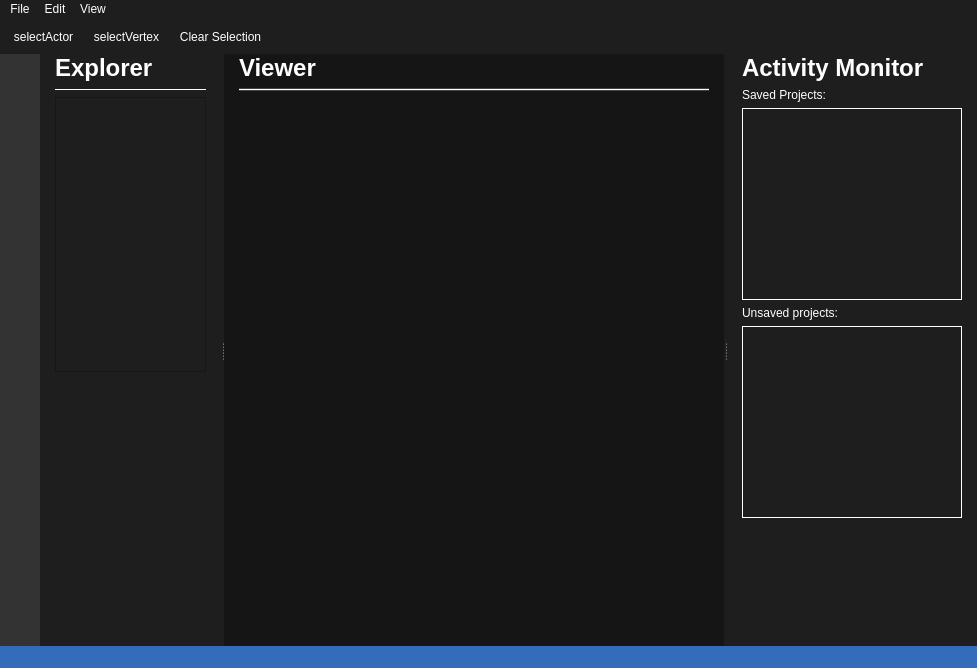
<?xml version="1.0" encoding="UTF-8"?>
<ui version="4.0">
 <class>MainWindow</class>
 <widget class="QMainWindow" name="MainWindow">
  <property name="geometry">
   <rect>
    <x>0</x>
    <y>0</y>
    <width>977</width>
    <height>668</height>
   </rect>
  </property>
  <property name="font">
   <font>
    <family>Arial</family>
   </font>
  </property>
  <property name="windowTitle">
   <string>Polygonal File Viewer</string>
  </property>
  <property name="windowOpacity">
   <double>1.000000000000000</double>
  </property>
  <property name="styleSheet">
   <string notr="true">background-color: rgb(30,30,30);
color: white; 


</string>
  </property>
  <widget class="QWidget" name="centralwidget">
   <property name="enabled">
    <bool>true</bool>
   </property>
   <property name="layoutDirection">
    <enum>Qt::LeftToRight</enum>
   </property>
   <layout class="QHBoxLayout" name="horizontalLayout">
    <property name="spacing">
     <number>0</number>
    </property>
    <property name="leftMargin">
     <number>0</number>
    </property>
    <property name="topMargin">
     <number>0</number>
    </property>
    <property name="rightMargin">
     <number>0</number>
    </property>
    <property name="bottomMargin">
     <number>0</number>
    </property>
    <item>
     <widget class="QWidget" name="verticalWidget_menu" native="true">
      <property name="maximumSize">
       <size>
        <width>40</width>
        <height>16777215</height>
       </size>
      </property>
      <property name="styleSheet">
       <string notr="true">background-color: rgb(51, 51, 51);</string>
      </property>
      <layout class="QVBoxLayout" name="verticalLayout_sidebar">
       <property name="spacing">
        <number>20</number>
       </property>
       <property name="leftMargin">
        <number>0</number>
       </property>
       <property name="topMargin">
        <number>9</number>
       </property>
       <property name="rightMargin">
        <number>0</number>
       </property>
       <property name="bottomMargin">
        <number>9</number>
       </property>
       <item>
        <widget class="QPushButton" name="pushButton_home">
         <property name="minimumSize">
          <size>
           <width>40</width>
           <height>40</height>
          </size>
         </property>
         <property name="cursor">
          <cursorShape>PointingHandCursor</cursorShape>
         </property>
         <property name="styleSheet">
          <string notr="true">QPushButton:hover{
	background-color: rgb(255, 255, 255);
}
QPushButton{
	border: 0px;
}</string>
         </property>
         <property name="text">
          <string/>
         </property>
         <property name="icon">
          <iconset>
           <normaloff>res/home.png</normaloff>res/home.png</iconset>
         </property>
         <property name="iconSize">
          <size>
           <width>25</width>
           <height>25</height>
          </size>
         </property>
        </widget>
       </item>
       <item>
        <widget class="QPushButton" name="pushButton_monitor">
         <property name="minimumSize">
          <size>
           <width>40</width>
           <height>40</height>
          </size>
         </property>
         <property name="cursor">
          <cursorShape>PointingHandCursor</cursorShape>
         </property>
         <property name="styleSheet">
          <string notr="true">QPushButton:hover{
	background-color: rgb(255, 255, 255);
}
QPushButton{
	border: 0px;
}</string>
         </property>
         <property name="text">
          <string/>
         </property>
         <property name="icon">
          <iconset>
           <normaloff>res/monitor.png</normaloff>res/monitor.png</iconset>
         </property>
         <property name="iconSize">
          <size>
           <width>25</width>
           <height>25</height>
          </size>
         </property>
         <property name="checkable">
          <bool>true</bool>
         </property>
         <property name="checked">
          <bool>true</bool>
         </property>
        </widget>
       </item>
       <item>
        <widget class="QPushButton" name="pushButton_help">
         <property name="minimumSize">
          <size>
           <width>40</width>
           <height>40</height>
          </size>
         </property>
         <property name="cursor">
          <cursorShape>PointingHandCursor</cursorShape>
         </property>
         <property name="mouseTracking">
          <bool>true</bool>
         </property>
         <property name="styleSheet">
          <string notr="true">QPushButton:hover{
	background-color: rgb(255, 255, 255);
}
QPushButton{
	border : 0px
}</string>
         </property>
         <property name="text">
          <string/>
         </property>
         <property name="icon">
          <iconset>
           <normaloff>res/help.png</normaloff>res/help.png</iconset>
         </property>
         <property name="iconSize">
          <size>
           <width>25</width>
           <height>25</height>
          </size>
         </property>
        </widget>
       </item>
       <item>
        <spacer name="verticalSpacer">
         <property name="orientation">
          <enum>Qt::Vertical</enum>
         </property>
         <property name="sizeHint" stdset="0">
          <size>
           <width>20</width>
           <height>40</height>
          </size>
         </property>
        </spacer>
       </item>
      </layout>
     </widget>
    </item>
    <item>
     <widget class="QSplitter" name="splitter_main">
      <property name="styleSheet">
       <string notr="true">QSplitterHandle:hover {

}  QSplitter::handle:horizontal:hover {
background-color: rgb(66, 133, 255);
}</string>
      </property>
      <property name="orientation">
       <enum>Qt::Horizontal</enum>
      </property>
      <property name="opaqueResize">
       <bool>true</bool>
      </property>
      <property name="handleWidth">
       <number>3</number>
      </property>
      <property name="childrenCollapsible">
       <bool>true</bool>
      </property>
      <widget class="QWidget" name="panel_left" native="true">
       <layout class="QVBoxLayout" name="layout_left">
        <property name="leftMargin">
         <number>15</number>
        </property>
        <property name="rightMargin">
         <number>15</number>
        </property>
        <item>
         <widget class="QLabel" name="label">
          <property name="font">
           <font>
            <family>Arial</family>
            <pointsize>18</pointsize>
            <weight>75</weight>
            <bold>true</bold>
           </font>
          </property>
          <property name="text">
           <string>Explorer</string>
          </property>
         </widget>
        </item>
        <item>
         <widget class="Line" name="line_topLeft">
          <property name="frameShadow">
           <enum>QFrame::Plain</enum>
          </property>
          <property name="orientation">
           <enum>Qt::Horizontal</enum>
          </property>
         </widget>
        </item>
        <item>
         <widget class="QTreeView" name="tree">
          <property name="indentation">
           <number>10</number>
          </property>
          <property name="sortingEnabled">
           <bool>true</bool>
          </property>
         </widget>
        </item>
        <item>
         <spacer name="verticalSpacer_panelLeft">
          <property name="orientation">
           <enum>Qt::Vertical</enum>
          </property>
          <property name="sizeType">
           <enum>QSizePolicy::Expanding</enum>
          </property>
          <property name="sizeHint" stdset="0">
           <size>
            <width>20</width>
            <height>34</height>
           </size>
          </property>
         </spacer>
        </item>
       </layout>
      </widget>
      <widget class="QWidget" name="panel_mid" native="true">
       <property name="minimumSize">
        <size>
         <width>500</width>
         <height>0</height>
        </size>
       </property>
       <property name="styleSheet">
        <string notr="true">background-color: rgb(21, 21, 21);</string>
       </property>
       <layout class="QVBoxLayout" name="verticalLayout_2">
        <property name="leftMargin">
         <number>15</number>
        </property>
        <property name="rightMargin">
         <number>15</number>
        </property>
        <item>
         <widget class="QLabel" name="label_viewer">
          <property name="font">
           <font>
            <family>Arial</family>
            <pointsize>18</pointsize>
            <weight>75</weight>
            <bold>true</bold>
           </font>
          </property>
          <property name="styleSheet">
           <string notr="true">padding :0 10 0 0</string>
          </property>
          <property name="text">
           <string>Viewer</string>
          </property>
          <property name="textFormat">
           <enum>Qt::RichText</enum>
          </property>
          <property name="scaledContents">
           <bool>false</bool>
          </property>
          <property name="indent">
           <number>0</number>
          </property>
         </widget>
        </item>
        <item>
         <widget class="Line" name="line_bottomLeft">
          <property name="styleSheet">
           <string notr="true">background-color: rgb(68, 67, 68);</string>
          </property>
          <property name="frameShadow">
           <enum>QFrame::Plain</enum>
          </property>
          <property name="lineWidth">
           <number>1</number>
          </property>
          <property name="orientation">
           <enum>Qt::Horizontal</enum>
          </property>
         </widget>
        </item>
        <item>
         <widget class="QSplitter" name="splitter_viewer">
          <property name="styleSheet">
           <string notr="true">QSplitterHandle:hover {

}  QSplitter::handle:vertical:hover {
background-color: rgb(66, 133, 255);
}</string>
          </property>
          <property name="orientation">
           <enum>Qt::Vertical</enum>
          </property>
          <property name="handleWidth">
           <number>3</number>
          </property>
         </widget>
        </item>
       </layout>
      </widget>
      <widget class="QWidget" name="panel_right" native="true">
       <property name="sizePolicy">
        <sizepolicy hsizetype="Fixed" vsizetype="Preferred">
         <horstretch>0</horstretch>
         <verstretch>0</verstretch>
        </sizepolicy>
       </property>
       <property name="maximumSize">
        <size>
         <width>250</width>
         <height>16777215</height>
        </size>
       </property>
       <layout class="QVBoxLayout" name="verticalLayout">
        <property name="leftMargin">
         <number>15</number>
        </property>
        <property name="rightMargin">
         <number>15</number>
        </property>
        <item>
         <widget class="QLabel" name="label_activityMonitor">
          <property name="sizePolicy">
           <sizepolicy hsizetype="Fixed" vsizetype="Fixed">
            <horstretch>0</horstretch>
            <verstretch>0</verstretch>
           </sizepolicy>
          </property>
          <property name="font">
           <font>
            <family>Arial</family>
            <pointsize>18</pointsize>
            <weight>75</weight>
            <bold>true</bold>
           </font>
          </property>
          <property name="text">
           <string>Activity Monitor</string>
          </property>
          <property name="indent">
           <number>0</number>
          </property>
         </widget>
        </item>
        <item>
         <widget class="QLabel" name="label_savedProjects">
          <property name="text">
           <string>Saved Projects:</string>
          </property>
         </widget>
        </item>
        <item>
         <widget class="QListWidget" name="listWidget_savedProjects">
          <property name="frameShape">
           <enum>QFrame::Box</enum>
          </property>
          <property name="frameShadow">
           <enum>QFrame::Plain</enum>
          </property>
          <property name="lineWidth">
           <number>1</number>
          </property>
         </widget>
        </item>
        <item>
         <widget class="QLabel" name="label_unsavedProjects">
          <property name="text">
           <string>Unsaved projects:</string>
          </property>
         </widget>
        </item>
        <item>
         <widget class="QListWidget" name="listWidget_unsavedProjects">
          <property name="frameShape">
           <enum>QFrame::Box</enum>
          </property>
          <property name="frameShadow">
           <enum>QFrame::Plain</enum>
          </property>
          <property name="tabKeyNavigation">
           <bool>true</bool>
          </property>
         </widget>
        </item>
        <item>
         <spacer name="verticalSpacer_activityMonitor">
          <property name="orientation">
           <enum>Qt::Vertical</enum>
          </property>
          <property name="sizeHint" stdset="0">
           <size>
            <width>0</width>
            <height>0</height>
           </size>
          </property>
         </spacer>
        </item>
       </layout>
      </widget>
     </widget>
    </item>
   </layout>
  </widget>
  <widget class="QStatusBar" name="statusBar">
   <property name="styleSheet">
    <string notr="true">background-color: rgb(51, 109, 186);</string>
   </property>
  </widget>
  <widget class="QToolBar" name="toolBar">
   <property name="cursor">
    <cursorShape>PointingHandCursor</cursorShape>
   </property>
   <property name="windowTitle">
    <string>toolBar</string>
   </property>
   <property name="styleSheet">
    <string notr="true">QToolBar { 
	border: 0px ;
}
QToolButton {
     border: 0px;
	padding:5px;
}
QToolButton:hover {
	background-color: rgb(255, 255, 255);
}
QToolButton:checked {
	 border: 5px;
}</string>
   </property>
   <property name="movable">
    <bool>false</bool>
   </property>
   <property name="allowedAreas">
    <set>Qt::NoToolBarArea</set>
   </property>
   <property name="iconSize">
    <size>
     <width>20</width>
     <height>20</height>
    </size>
   </property>
   <attribute name="toolBarArea">
    <enum>TopToolBarArea</enum>
   </attribute>
   <attribute name="toolBarBreak">
    <bool>false</bool>
   </attribute>
   <addaction name="action_selectActor"/>
   <addaction name="action_selectVertex"/>
   <addaction name="actionclearSelection"/>
  </widget>
  <widget class="QMenuBar" name="menuBar">
   <property name="geometry">
    <rect>
     <x>0</x>
     <y>0</y>
     <width>977</width>
     <height>21</height>
    </rect>
   </property>
   <property name="defaultUp">
    <bool>true</bool>
   </property>
   <widget class="QMenu" name="menuFile">
    <property name="title">
     <string>File</string>
    </property>
    <addaction name="actionImportMesh"/>
    <addaction name="actionExportMesh"/>
   </widget>
   <widget class="QMenu" name="menuEdit">
    <property name="title">
     <string>Edit</string>
    </property>
    <widget class="QMenu" name="menuSelection">
     <property name="title">
      <string>Selection</string>
     </property>
     <addaction name="actionclearSelection"/>
    </widget>
    <addaction name="menuSelection"/>
   </widget>
   <widget class="QMenu" name="menuView">
    <property name="title">
     <string>View</string>
    </property>
    <addaction name="actionExplorer"/>
   </widget>
   <addaction name="menuFile"/>
   <addaction name="menuEdit"/>
   <addaction name="menuView"/>
  </widget>
  <action name="action_selectVertex">
   <property name="checkable">
    <bool>true</bool>
   </property>
   <property name="checked">
    <bool>false</bool>
   </property>
   <property name="enabled">
    <bool>true</bool>
   </property>
   <property name="icon">
    <iconset>
     <normaloff>res/pickPoint_off.png</normaloff>
     <normalon>res/pickPoint_on.png</normalon>res/pickPoint_off.png</iconset>
   </property>
   <property name="text">
    <string>selectVertex</string>
   </property>
  </action>
  <action name="action_selectActor">
   <property name="checkable">
    <bool>true</bool>
   </property>
   <property name="checked">
    <bool>false</bool>
   </property>
   <property name="enabled">
    <bool>true</bool>
   </property>
   <property name="icon">
    <iconset>
     <normaloff>res/pickActor_off.png</normaloff>
     <normalon>res/pickActor_on.png</normalon>res/pickActor_off.png</iconset>
   </property>
   <property name="text">
    <string>selectActor</string>
   </property>
   <property name="toolTip">
    <string>selectActor</string>
   </property>
  </action>
  <action name="actionImportMesh">
   <property name="text">
    <string>Import Mesh...</string>
   </property>
   <property name="shortcut">
    <string>Ctrl+I</string>
   </property>
   <property name="shortcutVisibleInContextMenu">
    <bool>true</bool>
   </property>
  </action>
  <action name="actionExportMesh">
   <property name="text">
    <string>Export Mesh...</string>
   </property>
   <property name="shortcut">
    <string>Ctrl+E</string>
   </property>
  </action>
  <action name="actionclearSelection">
   <property name="icon">
    <iconset>
     <normaloff>res/clearSelection.png</normaloff>res/clearSelection.png</iconset>
   </property>
   <property name="text">
    <string>Clear Selection</string>
   </property>
  </action>
  <action name="actionClear_Selection">
   <property name="text">
    <string>Clear Selection</string>
   </property>
  </action>
  <action name="actionExplorer">
   <property name="text">
    <string>Explorer</string>
   </property>
  </action>
 </widget>
 <resources/>
 <connections/>
</ui>
